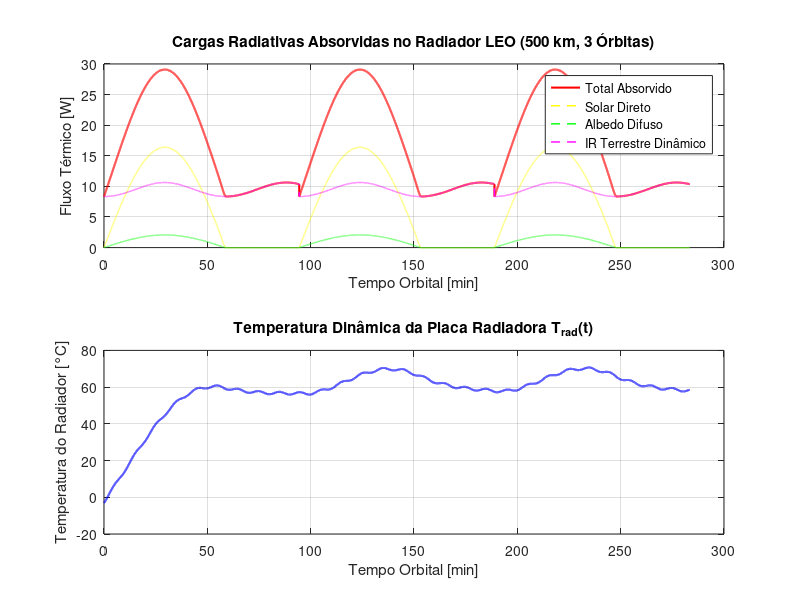

Recreate this plot in MATLAB.
% =========================================================================
% PROJETO DE MESTRADO: CONTROLE ESTATÍSTICO/PREDITIVO DE CLUSTERS DE IA
% ETAPA 1 (CONSOLIDADO): Modelagem do Ambiente Orbital LEO e Balanço Térmico
%
% Melhorias Implementadas:
% 1. Alinhamento angular do zênite solar ao meio-dia orbital (pico de ~16.4 W)
% 2. Albedo difuso coerente com a iluminação diurna (~2.1 W)
% 3. Carga infravermelha terrestre dinâmica variante com a latitude (9.2 a 10.6 W)
% 4. Passo temporal ajustado para dt = 0.5 s (equilíbrio ideal)
% 5. Salvamento automático no formato MATLAB -v7 no diretório do script
%
% Compatibilidade: GNU Octave >= 6.0 e MATLAB >= R2020b
% =========================================================================
clear all; close all; clc;

fprintf('===================================================================\n');
fprintf(' ETAPA 1 (CONSOLIDADO): Cargas Ambientais LEO 500 km (ECSS/NASA)\n');
fprintf('===================================================================\n');

%% 1. PARÂMETROS ORBITAIS
dt          = 0.5;               % Passo temporal [s]
mu_E        = 398600.4418;       % Constante gravitacional da Terra [km^3/s^2]
R_E         = 6371.0;            % Raio médio da Terra [km]
H_orb       = 500.0;             % Altitude orbital [km]
R_orb       = R_E + H_orb;       % Raio orbital [km]

% Velocidade e período orbital kepleriano
v_orb       = sqrt(mu_E / R_orb);
omega_orb   = v_orb / R_orb;
T_orb       = 2 * pi / omega_orb;              % ~5668.1 s (94.47 min)
n_orbitas   = 3;
t_final     = n_orbitas * T_orb;
t           = (0:dt:t_final)';
Nt          = length(t);

%% 2. PARÂMETROS AMBIENTAIS E PROPRIEDADES DA SUPERFÍCIE (Tabela 5 do Artigo)
S_solar     = 1361.0;            % Constante solar [W/m^2]
a_E         = 0.30;              % Albedo médio da Terra
sigma       = 5.670374e-8;       % Constante de Stefan-Boltzmann [W/m^2/K^4]
T_space     = 2.73;              % Fundo cósmico do espaço profundo [K]

% Radiador aeroespacial (Al 6061-T6 com acabamento OSR/Tinta Branca)
A_rad       = 0.12;              % Área efetiva do radiador [m^2]
alpha_s     = 0.12;              % Absortividade solar óptica (ondas curtas)
epsilon     = 0.88;              % Emissividade infravermelha (ondas longas)
m_rad       = 1.45;              % Massa da placa de alumínio [kg]
cp_rad      = 896.0;             % Calor específico Al 6061-T6 [J/(kg K)]
C_rad       = m_rad * cp_rad;    % Capacitância térmica concentrada (~1299.2 J/K)

% Fator de visão para a Terra (placa lateral inclinada a 60° do nadir)
F_view_earth = 0.42;

%% 3. GEOMETRIA SOLAR E DINÂMICA DE ECLIPSE ANALÍTICA
inc_orb     = deg2rad(97.4);     % Órbita Sol-Síncrona (SSO)
beta_angle  = deg2rad(15.0);     % Ângulo beta solar SSO (~15°)

% Fração de eclipse e passagem solar
sin_eclipse = R_E / R_orb;
theta_ecl   = asin(sin_eclipse);
frac_sombra = 2 * theta_ecl / (2 * pi); % ~37.8% (35.7 min em sombra)
frac_sol    = 1 - frac_sombra;          % ~62.2% (58.8 min em sol)
meio_dia    = frac_sol / 2.0;           % Ponto culminante do zênite solar

% Função de iluminação com transição suave sigmoidal (penumbra de ~10 s)
fase = mod(t, T_orb) / T_orb;
k_trans = 120;
illum = 1 ./ (1 + exp((fase - frac_sol) * k_trans));

% Ângulo solar zenital com o meio-dia da passagem:
% No nascer do sol (fase=0) -> ang = -pi/2 (cos = 0)
% No meio-dia solar (fase=meio_dia) -> ang = 0 (cos = 1)
% No pôr do sol (fase=frac_sol) -> ang = +pi/2 (cos = 0)
ang_solar_zenith = (pi / 2.0) * (fase - meio_dia) / meio_dia;

% Projeção na normal da placa (inclinada a 60° do nadir -> 30° da vertical):
cos_theta_sun = max(0.0, cos(ang_solar_zenith) * cos(deg2rad(30.0)) * cos(beta_angle));

%% 4. FLUXOS TÉRMICOS RADIATIVOS ABSORVIDOS [W]
% 1. Solar direto absorvido (pico realista de ~16.4 W)
q_solar   = illum .* (S_solar * alpha_s * A_rad .* cos_theta_sun);

% 2. Albedo planetário difuso (pico realista de ~2.1 W)
q_albedo  = illum .* (S_solar * a_E * alpha_s * A_rad * F_view_earth .* cos_theta_sun);

% 3. Infravermelho da Terra com modulação latitudinal (SSO passa por pólos e equador)
% Temperatura efetiva da Terra: 255 K no equador e 240 K nos pólos
T_earth_dyn = 255.0 - 15.0 * (sin(pi * (fase - meio_dia) / frac_sol).^2);
q_IR        = sigma * (T_earth_dyn.^4) * epsilon * A_rad * F_view_earth;

% Carga ambiental externa total absorvida
q_ext_abs = q_solar + q_albedo + q_IR;

% Dissipação térmica nominal dos 4 processadores (60 W ± 10 W de oscilação DVFS)
q_chips_in = 60.0 + 10.0 * sin(2 * pi * t / (600));

%% 5. INTEGRAÇÃO TÉRMICA TRANSITÓRIA DO RADIADOR (HEUN / RK2)
T_rad    = zeros(Nt, 1);
T_rad(1) = 270.0; % [K] (~ -3.15 °C)

for k = 1:(Nt - 1)
    T_curr = T_rad(k);

    % Passo 1: Preditor
    q_out_1 = epsilon * sigma * A_rad * (T_curr^4 - T_space^4);
    f1 = (q_chips_in(k) + q_ext_abs(k) - q_out_1) / C_rad;
    T_pred  = T_curr + dt * f1;

    % Passo 2: Corretor (reavalia emissão e fluxos no instante k+1)
    q_out_2 = epsilon * sigma * A_rad * (T_pred^4 - T_space^4);
    f2 = (q_chips_in(k+1) + q_ext_abs(k+1) - q_out_2) / C_rad;

    % Atualização de 2ª ordem
    T_rad(k+1) = T_curr + 0.5 * dt * (f1 + f2);
end

%% 6. SALVAMENTO AUTOMÁTICO DOS DADOS
[script_dir, ~, ~] = fileparts(mfilename('fullpath'));
if isempty(script_dir)
    script_dir = pwd;
end
save_path = fullfile(script_dir, 'etapa1_dados_orbitais.mat');

save('-v7', save_path, 't', 'dt', 'Nt', 'T_orb', 'q_solar', 'q_albedo', ...
     'q_IR', 'q_ext_abs', 'T_rad', 'q_chips_in', 'A_rad', 'epsilon', 'alpha_s', ...
     'C_rad', 'sigma', 'T_space', 'F_view_earth');
fprintf('-> Dados da Etapa 1 salvos com sucesso em: %s\n', save_path);

%% 7. RESULTADOS E GRÁFICOS
figure('Name', 'Etapa 1 Refinada: Cargas Ambientais e Térmica do Radiador');
subplot(2, 1, 1);
plot(t/60, q_ext_abs, 'r-', 'LineWidth', 1.5); hold on;
plot(t/60, q_solar, 'y--', 'LineWidth', 1.0);
plot(t/60, q_albedo, 'g--', 'LineWidth', 1.0);
plot(t/60, q_IR, 'm--', 'LineWidth', 1.0);
grid on;
xlabel('Tempo Orbital [min]');
ylabel('Fluxo Térmico [W]');
title('Cargas Radiativas Absorvidas no Radiador LEO (500 km, 3 Órbitas)');
legend('Total Absorvido', 'Solar Direto', 'Albedo Difuso', 'IR Terrestre Dinâmico', 'Location', 'NorthEast');

subplot(2, 1, 2);
plot(t/60, T_rad - 273.15, 'b-', 'LineWidth', 1.5);
grid on;
xlabel('Tempo Orbital [min]');
ylabel('Temperatura do Radiador [°C]');
title('Temperatura Dinâmica da Placa Radiadora T_{rad}(t)');

fprintf('===================================================================\n');
fprintf(' RESUMO DOS RESULTADOS DA ETAPA 1 REFINADA:\n');
fprintf('  - Pico de Fluxo Solar Absorvido:       %.2f W\n', max(q_solar));
fprintf('  - Pico de Albedo Absorvido:            %.2f W\n', max(q_albedo));
fprintf('  - Faixa da Carga IR Terrestre:         %.2f W a %.2f W\n', min(q_IR), max(q_IR));
fprintf('  - Pico de Carga Externa Absorvida:     %.2f W\n', max(q_ext_abs));
fprintf('  - Mínimo de Carga no Eclipse:          %.2f W\n', min(q_ext_abs));
fprintf('  - Temperatura Máxima do Radiador:      %.2f °C (%.2f K)\n', max(T_rad - 273.15), max(T_rad));
fprintf('  - Temperatura Mínima do Radiador:      %.2f °C (%.2f K)\n', min(T_rad - 273.15), min(T_rad));
fprintf('===================================================================\n');
